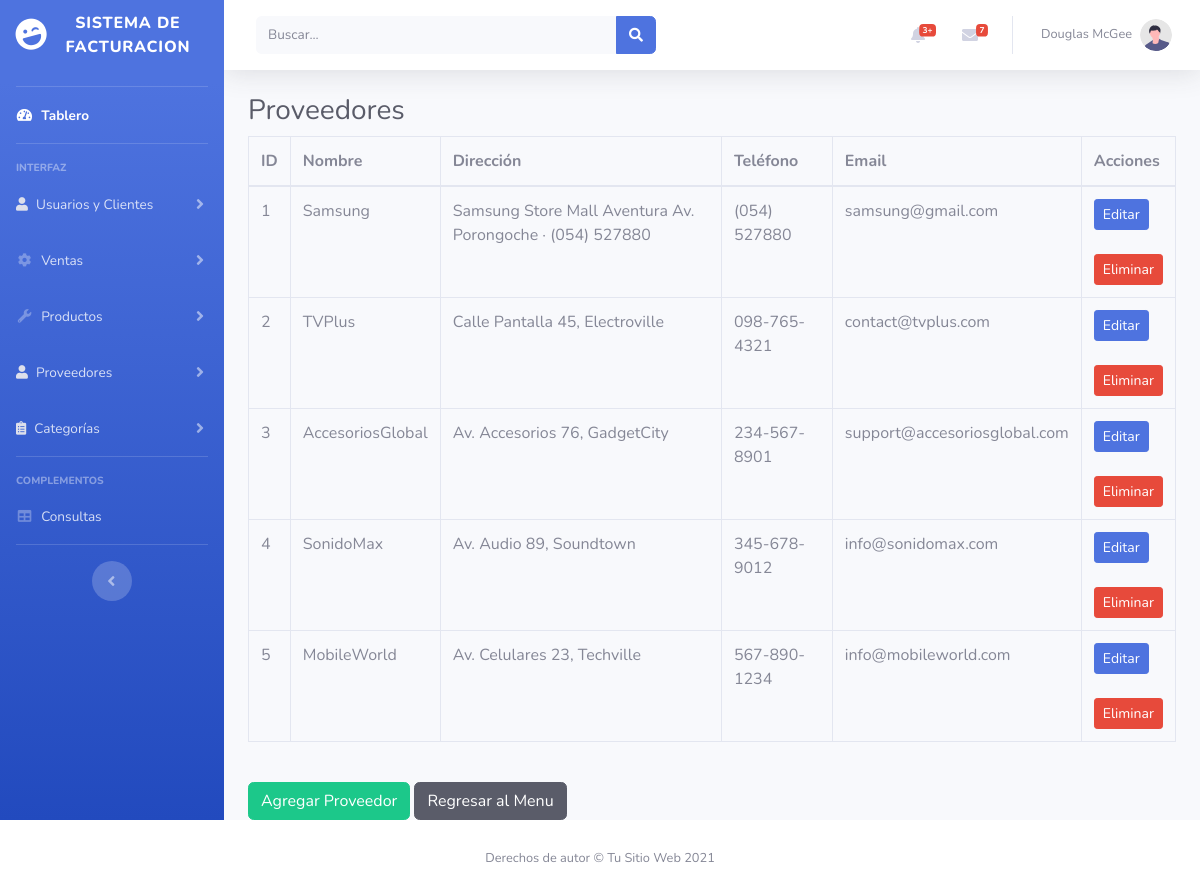
Screenshot of /Proyecto/ver_proveedores.php with the database file from the repository.
### tables this page shows
CREATE TABLE `proveedor` (
  `id` int(11) NOT NULL,
  `nombre` varchar(100) NOT NULL,
  `direccion` varchar(255) DEFAULT NULL,
  `telefono` varchar(20) DEFAULT NULL,
  `email` varchar(100) DEFAULT NULL
);

### Proyecto/ver_proveedores.php (the view, shortened to what this page needs)
<?php
require_once "vistas/parte_superior.php";
?>
<div class="container">
    <h1 class="h3 mb-2 text-gray-800">Proveedores</h1>
    <?php
    include '../conexion.php';
    $conexion = mysqli_connect($host, $username, $password, $dbname);
    $result = mysqli_query($conexion, "SELECT * FROM proveedor");
    ?>
    <table class="table table-bordered">
        <thead>
            <tr>
                <th>ID</th>
                <th>Nombre</th>
                <th>Dirección</th>
                <th>Teléfono</th>
                <th>Email</th>
                <th>Acciones</th>
            </tr>
        </thead>
        <tbody>
            <?php while ($row = mysqli_fetch_assoc($result)): ?>
                <tr>
                    <td><?php echo htmlspecialchars($row['id']); ?></td>
                    <td><?php echo htmlspecialchars($row['nombre']); ?></td>
                    <td><?php echo htmlspecialchars($row['direccion']); ?></td>
                    <td><?php echo htmlspecialchars($row['telefono']); ?></td>
                    <td><?php echo htmlspecialchars($row['email']); ?></td>
                    <td>
                        <a href="editar_proveedor.php?id=<?php echo $row['id']; ?>" class="btn btn-primary btn-sm">Editar</a> <br><br>
                        <a href="eliminar_proveedor.php?id=<?php echo $row['id']; ?>" class="btn btn-danger btn-sm">Eliminar</a><br>
                    </td>
                </tr>
            <?php endwhile; ?>
        </tbody>
    </table>
    <br>
    <a href="agregar_proveedor.php" class="btn btn-success">Agregar Proveedor</a>
    <a href="index.php" class="btn btn-dark">Regresar al Menu</a>
</div>
<?php
require_once "vistas/parte_inferior.php";
?>

### rows the page displays
proveedor: id "1", nombre "Samsung", direccion "Samsung Store Mall Aventura Av. Porongoche · (054) 527880", telefono "(054) 527880", email "samsung@gmail.com"
proveedor: id "2", nombre "TVPlus", direccion "Calle Pantalla 45, Electroville", telefono "098-765-4321", email "contact@tvplus.com"
proveedor: id "3", nombre "AccesoriosGlobal", direccion "Av. Accesorios 76, GadgetCity", telefono "234-567-8901", email "support@accesoriosglobal.com"
proveedor: id "4", nombre "SonidoMax", direccion "Av. Audio 89, Soundtown", telefono "345-678-9012", email "info@sonidomax.com"
proveedor: id "5", nombre "MobileWorld", direccion "Av. Celulares 23, Techville", telefono "567-890-1234", email "info@mobileworld.com"
